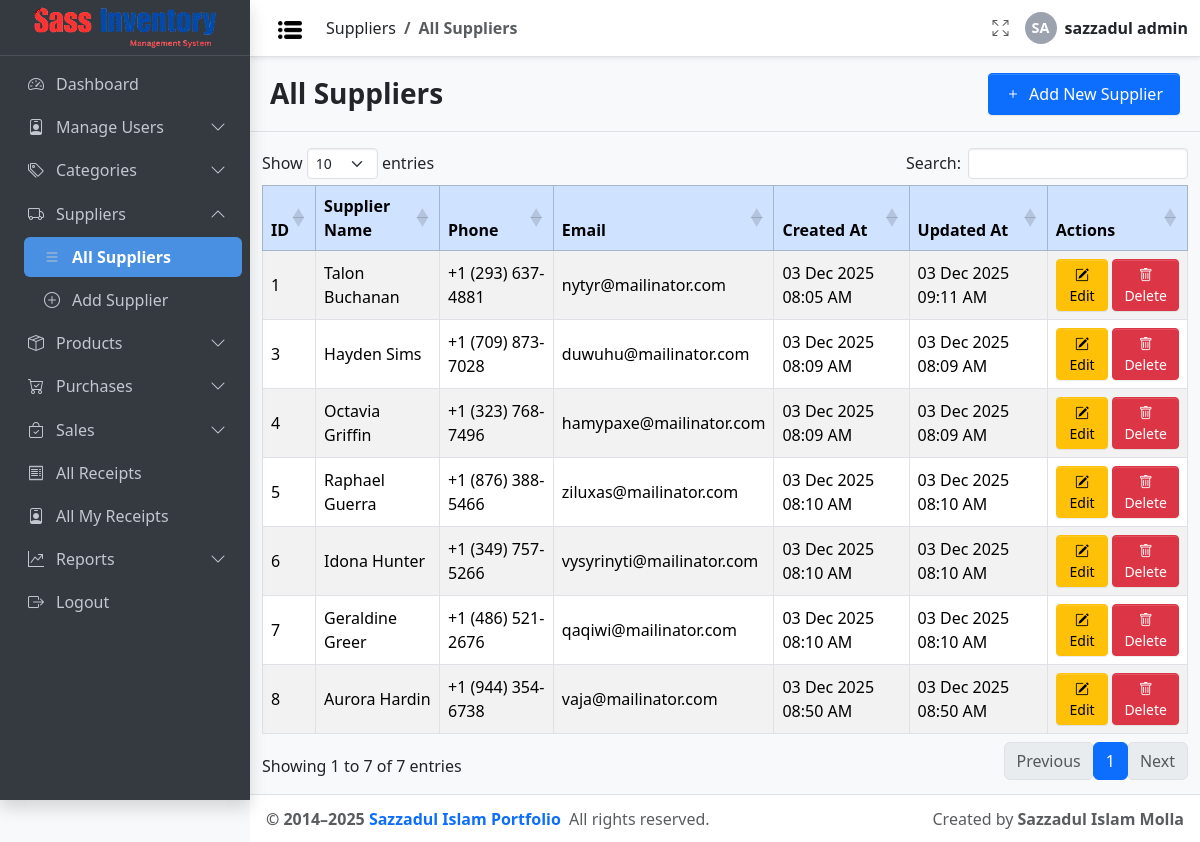
The page /supplier/index.php (signed in) on the database its author committed.
### tables this page shows
CREATE TABLE `supplier` (
  `id` int(11) NOT NULL,
  `name` varchar(100) NOT NULL,
  `phone` varchar(20) DEFAULT NULL,
  `email` varchar(100) DEFAULT NULL,
  `created_at` timestamp NOT NULL DEFAULT current_timestamp(),
  `updated_at` timestamp NOT NULL DEFAULT current_timestamp() COMMENT 'Auto-update on record change'
);

### config/db_config.php (called while the page is built, shortened)
<?php
function can($permission, $userPermissions = null)
{
  global $USER_PERMISSIONS;
  $userPermissions = $userPermissions ?? $USER_PERMISSIONS;
  return in_array($permission, $userPermissions);
}
$Project_URL = "http://localhost/Sass_Inventory_Management/";

### Inc/link.php (called while the page is built, shortened)
<?php
function getUserPermissions($roleId, $conn)
{
  $permissions = [];
  $stmt = $conn->prepare("
        SELECT permission_name
        FROM role_permission_matrix
        WHERE role_id = ? AND assigned = 1
    ");
  $stmt->bind_param("i", $roleId);
  $stmt->execute();
  $result = $stmt->get_result();
  while ($row = $result->fetch_assoc()) {
    $permissions[] = $row['permission_name'];
  }
  return $permissions;
}

### supplier/index.php (the view, shortened to what this page needs)
<?php
include_once __DIR__ . '/../config/auth_guard.php';
?>
<!doctype html>
<html lang="en">
<head>
  <link rel="stylesheet"
    href="https://cdn.jsdelivr.net/npm/@fontsource/source-sans-3@5.0.12/index.css"
    media="print" onload="this.media='all'" />
  <link rel="stylesheet"
    href="https://cdn.jsdelivr.net/npm/bootstrap-icons@1.13.1/font/bootstrap-icons.min.css" />
  <link rel="stylesheet" href="<?= $Project_URL ?>/css/adminlte.css" />
  <link rel="stylesheet"
    href="https://cdn.datatables.net/1.13.6/css/dataTables.bootstrap5.min.css" />
</head>
<?php
$conn = connectDB();
$sql = "SELECT * FROM supplier ORDER BY id ASC";
$result = $conn->query($sql);
?>
<body class="layout-fixed sidebar-expand-lg bg-body-tertiary">
  <div class="app-wrapper">
    <?php include_once '../Inc/Navbar.php'; ?>
    <?php include_once '../Inc/Sidebar.php'; ?>
    <main class="app-main">
      <div class="app-content-header py-3 border-bottom">
        <div class="container-fluid d-flex justify-content-between align-items-center flex-wrap">
          <h3 class="mb-0 " style="font-weight: 800;">All Suppliers</h3>
          <?php if (can('add_supplier')): ?>
            <a href="add.php" class="btn btn-sm btn-primary px-3 py-2" style=" font-size: medium; ">
              <i class="bi bi-plus me-1"></i> Add New Supplier
            </a>
          <?php endif; ?>
        </div>
      </div>
      <div class="app-content-body mt-3">
        <div class="table-responsive container-fluid">
          <?php if ($result->num_rows > 0): ?>
            <table id="suppliersTable" class="table table-bordered table-striped table-hover align-middle">
              <thead class="table-primary">
                <tr>
                  <th>ID</th>
                  <th>Supplier Name</th>
                  <th>Phone</th>
                  <th>Email</th>
                  <th>Created At</th>
                  <th>Updated At</th>
                  <th>Actions</th>
                </tr>
              </thead>
              <tbody>
                <?php while ($row = $result->fetch_assoc()): ?>
                  <tr>
                    <td><?= $row['id']; ?></td>
                    <td><?= htmlspecialchars($row['name']); ?></td>
                    <td><?= htmlspecialchars($row['phone']); ?></td>
                    <td><?= htmlspecialchars($row['email']); ?></td>
                    <td><?= !empty($row['created_at']) ? date('d M Y h:i A', strtotime($row['created_at'])) : '' ?></td>
                    <td><?= !empty($row['updated_at']) ? date('d M Y h:i A', strtotime($row['updated_at'])) : '' ?></td>
                    <td>
                      <div class="d-flex gap-1">
                        <?php if (can('edit_supplier')): ?>
                          <a href="edit.php?id=<?= urlencode($row['id']) ?>" class="btn btn-warning btn-sm flex-fill">
                            <i class="bi bi-pencil-square"></i> Edit
                          </a>
                        <?php endif; ?>
                        <?php if (can('delete_supplier')): ?>
                          <a href="delete.php?id=<?= urlencode($row['id']) ?>" class="btn btn-danger btn-sm flex-fill"
                            onclick="return confirm('Are you sure you want to delete this supplier?');">
                            <i class="bi bi-trash"></i> Delete
                          </a>
                        <?php endif; ?>
                      </div>
                    </td>
                  </tr>
                <?php endwhile; ?>
              </tbody>
            </table>
          <?php endif; ?>
        </div>
      </div>
    </main>
    <?php include_once '../Inc/Footer.php'; ?>
  </div>
</body>
</html>

### rows shown on the page
supplier: id "1", name "Talon Buchanan", phone "+1 (293) 637-4881", email "nytyr@mailinator.com", created_at "03 Dec 2025 08:05 AM", updated_at "03 Dec 2025 09:11 AM"
supplier: id "3", name "Hayden Sims", phone "+1 (709) 873-7028", email "duwuhu@mailinator.com", created_at "03 Dec 2025 08:09 AM", updated_at "03 Dec 2025 08:09 AM"
supplier: id "4", name "Octavia Griffin", phone "+1 (323) 768-7496", email "hamypaxe@mailinator.com", created_at "03 Dec 2025 08:09 AM", updated_at "03 Dec 2025 08:09 AM"
supplier: id "5", name "Raphael Guerra", phone "+1 (876) 388-5466", email "ziluxas@mailinator.com", created_at "03 Dec 2025 08:10 AM", updated_at "03 Dec 2025 08:10 AM"
supplier: id "6", name "Idona Hunter", phone "+1 (349) 757-5266", email "vysyrinyti@mailinator.com", created_at "03 Dec 2025 08:10 AM", updated_at "03 Dec 2025 08:10 AM"
supplier: id "7", name "Geraldine Greer", phone "+1 (486) 521-2676", email "qaqiwi@mailinator.com", created_at "03 Dec 2025 08:10 AM", updated_at "03 Dec 2025 08:10 AM"
supplier: id "8", name "Aurora Hardin", phone "+1 (944) 354-6738", email "vaja@mailinator.com", created_at "03 Dec 2025 08:50 AM", updated_at "03 Dec 2025 08:50 AM"

### other values the page prints
$parentTitle "Suppliers"
$childTitle "All Suppliers"
$initials "SA"
$_SESSION['username'] "sazzadul admin"
$menu['title'] "Dashboard"
$menu['title'] "Manage Users"
$menu['title'] "Categories"
$menu['title'] "Suppliers"
$sub['title'] "All Suppliers"
$sub['title'] "Add Supplier"
$menu['title'] "Products"
$menu['title'] "Purchases"
$menu['title'] "Sales"
$menu['title'] "All Receipts"
$menu['title'] "All My Receipts"
